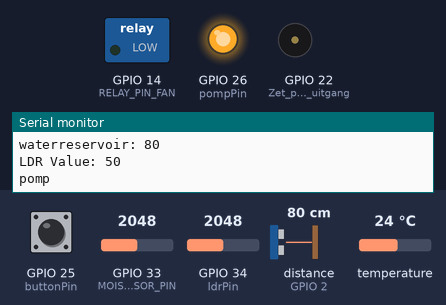
A sketch run on a simulated ESP32. Shown: switched loads named in the sketch (green lamp = pin HIGH), output pins drawn as LEDs (lit = HIGH), buzzer (waves = sounding), the last lines printed to the serial monitor. The test bench sets the inputs (shaded band); at power-on: distance to the obstacle (sensor on GPIO 2) 80 cm, GPIO 25 (buttonPin) HIGH, GPIO 33 (MOISTURE_SENSOR_PIN) = 2048, GPIO 34 (ldrPin) = 2048, temperature 24 °C. The echo pulse lasts 58.3 µs per cm; WiFi joins after 1.5 s; servers stay silent unless stated; no MQTT or app messages arrive unless stated.

Above: at 2.8 s.
2.9 s: distance to the obstacle (sensor on GPIO 2) set to 11 cm
4.4 s: distance to the obstacle (sensor on GPIO 2) set to 8 cm
At 5.8 s:
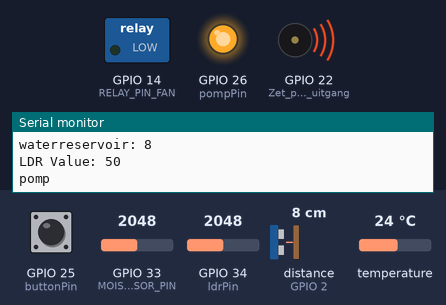
6.2 s: GPIO 25 (buttonPin) pulled LOW for 3.2 s
At 9.4 s:
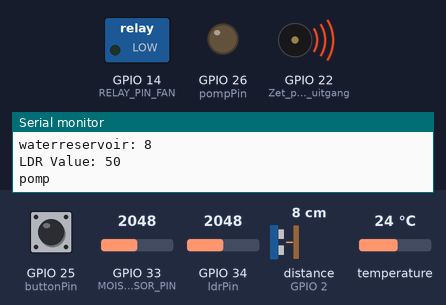
11.7 s: GPIO 25 (buttonPin) pulled LOW for 0.5 s
At 12.8 s:
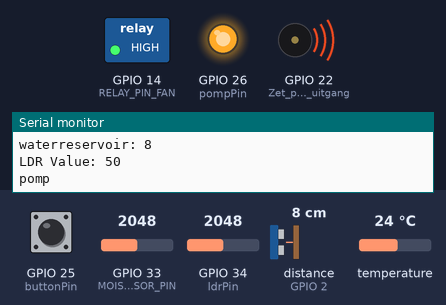
13.7 s: distance to the obstacle (sensor on GPIO 2) set to 18 cm
At 14.9 s:
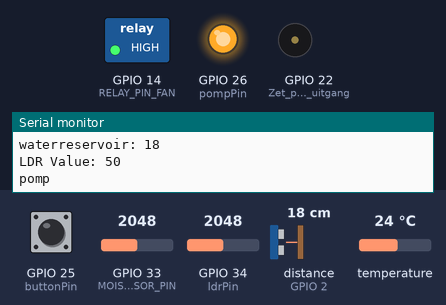
15.2 s: GPIO 25 (buttonPin) pulled LOW for 1 s
At 16.2 s:
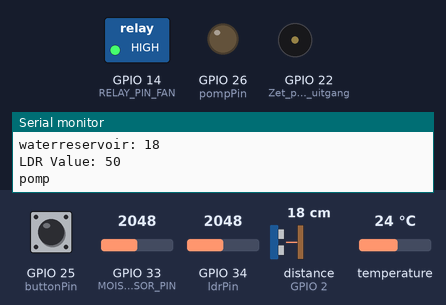
Timing chart, 0 to 20.9 s (numbered marks = the images above; inputs shaded):
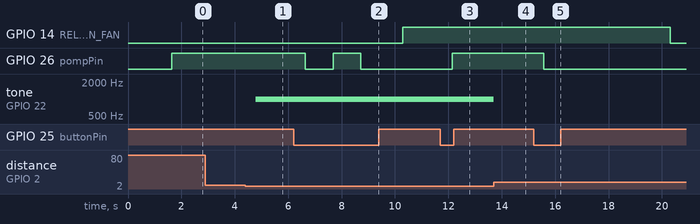

The sketch:

code_eindproject.ino
```cpp
#include <OneWire.h>
#include <DallasTemperature.h>
#include <afstandssensor.h>
#include <SPI.h>
#include <MFRC522.h>
#include <WiFi.h>  // Library for WiFi functionality
#include <PubSubClient.h>

#define RELAY_PIN_FAN 14  // Pin waarop IN1 van het 4-relaismodule is aangesloten voor de fan
#define MOISTURE_SENSOR_PIN 33
const int ldrPin = 34;
// Data wire is connected to GPIO 4
#define ONE_WIRE_BUS 27
#define RST_PIN 21  // Configurable, see typical pin layout above
#define SS_PIN 5    // Configurable, see typical pin layout above

const int buttonPin = 25;  // pin waar de knop is aangesloten
const int pompPin = 26;
bool pompState = true;  // variabele om de status van de LED bij te houden

const char* ssid = "SasHome_5GHz";
const char* password = "Quint4Willem5";

const char* mqtt_server = "192.168.0.178";
const int mqtt_port = 1883;
const char* MQTT_USER = "username";
const char* MQTT_PASSWORD = "test";
const char* MQTT_CLIENT_ID = "MQTTclient";
//Waarden
const char* MQTT_TOPICtemp = "home/serre/temperature";
const char* MQTT_TOPICvocht = "home/serre/vocht";
const char* MQTT_TOPICafstand = "home/serre/afstand";

const char* MQTT_REGEX = "home/([^/]+)/([^/]+)";


MFRC522 mfrc522(SS_PIN, RST_PIN);  // Create MFRC522 instance
WiFiClient espClient;
PubSubClient mqttClient(espClient);

// Setup a oneWire instance to communicate with any OneWire devices
OneWire oneWire(ONE_WIRE_BUS);
AfstandsSensor afstandssensor(4, 2);  // Initialiseer de afstandssensor met triggerPin op 4 en echoPin op 2.

// Pass our oneWire reference to Dallas Temperature sensor
DallasTemperature sensors(&oneWire);

unsigned long previousMillisFan = 0;     // Variabele om de tijd van de vorige relaisactivering van de fan bij te houden
unsigned long previousMillisSensor = 0;  // Variabele om de tijd van de vorige relaisactivering van de vochtigheidssensor bij te houden
const long fanInterval = 10000;          // Interval van 10 seconden (in milliseconden) voor de fan
const long fanDuration = 10000;          // Duur van de relaisactivering van de fan (in milliseconden)
bool fanState = false;                   // Hui

void setup_wifi() {
  delay(10);
  Serial.println();
  Serial.print("Verbinding maken met WiFi...");
  WiFi.begin(ssid, password);
  while (WiFi.status() != WL_CONNECTED) {
    delay(500);
    Serial.print(".");
  }
  Serial.println("");
  Serial.println("WiFi verbonden");
  Serial.println("IP adres: ");
  Serial.println(WiFi.localIP());
}

void reconnect() {
  while (!mqttClient.connected()) {
    Serial.print("Verbinding maken met MQTT-broker...");
    if (mqttClient.connect(MQTT_CLIENT_ID, MQTT_USER, MQTT_PASSWORD)) {
      Serial.println(" verbonden");

    } else {
      Serial.print(" mislukt, rc=");
      Serial.print(mqttClient.state());
      Serial.println(" opnieuw proberen in 5 seconden");
      delay(5000);
    }
  }
}

void callback(char* topic, byte* payload, unsigned int length) {
  unsigned long currentTime = millis();
  Serial.print("Message arrived [");
  Serial.print(topic);
  Serial.print("] ");
  Serial.print("Message: ");
  String bericht;
  for (int i = 0; i < length; i++) {
    bericht += ((char)payload[i]);
  }
  Serial.println(bericht);
}


void setup() {
  // Start serial communication for debugging purposes
  Serial.begin(115200);
  pinMode(RELAY_PIN_FAN, OUTPUT);
  pinMode(ONE_WIRE_BUS, INPUT);
  pinMode(MOISTURE_SENSOR_PIN, INPUT);
  pinMode(pompPin, OUTPUT);  // zet de pin van de LED als output
  pinMode(buttonPin, INPUT_PULLUP);
  pinMode(22, OUTPUT);  // Zet pin 22 als uitgang (voor de buzzer)
  pinMode(34, INPUT);
  sensors.begin();
  setup_wifi();
  mqttClient.setServer(mqtt_server, mqtt_port);
  mqttClient.setCallback(callback);
  reconnect();
  while (!Serial)
    ;                  // Do nothing if no serial port is opened (added for Arduinos based on ATMEGA32U4)
  SPI.begin();         // Init SPI bus
  mfrc522.PCD_Init();  // Init MFRC522
  Serial.println(F("Scan PICC to see UID, SAK, type, and data blocks..."));
}

void pomp() {
  if (digitalRead(buttonPin) == LOW) {
    // Toggle de status van de LED
    pompState = !pompState;
    delay(250);
  }
  if (pompState) {
    digitalWrite(pompPin, HIGH);
  } else {
    // Zet de LED aan of uit afhankelijk van de pompState
    digitalWrite(pompPin, LOW);
    // Wacht een korte tijd om debounce te simuleren
  }
  Serial.println("pomp");
}

void loop() {
  mqttClient.loop();
  pomp();
  temperatuur();
  ventilator();
  bodemvocht();
  waterbak();
  light();
  RFID();
}

void temperatuur() {
  sensors.requestTemperatures();
  float temperatureC = sensors.getTempCByIndex(0);
  // Print the temperature to the Serial Monitor
  Serial.print("Temperature: ");
  Serial.print(temperatureC);
  Serial.println(" °C");
  String temps = String(temperatureC);
  mqttClient.publish(MQTT_TOPICtemp, temps.c_str());
  Serial.println(temps);
}

void ventilator() {
  unsigned long currentMillis = millis();  // Huidige tijd in milliseconden
  // Controleer of het tijd is om de fan in te schakelen
  if (currentMillis - previousMillisFan >= fanInterval) {
    previousMillisFan = currentMillis;  // Update de tijd van de laatste activering van de fan
    // Wissel de staat van het relais voor de fan
    fanState = !fanState;
    // Schakel het relais voor de fan in of uit op basis van de huidige staat
    digitalWrite(RELAY_PIN_FAN, fanState ? HIGH : LOW);
  }
}

void bodemvocht() {
  // Lees de vochtigheidswaarde van de sensor op IN2
  float moistureValue = map(analogRead(MOISTURE_SENSOR_PIN), 0, 4096, 100, 0);

  // Stuur de vochtigheidswaarde naar de seriële monitor
  Serial.print("Vochtigheid: ");
  Serial.println(moistureValue);
  String vochts = String(moistureValue);
  mqttClient.publish(MQTT_TOPICvocht, vochts.c_str());
}

void waterbak() {
  int afstand = afstandssensor.afstandCM();
  Serial.print("waterreservoir: ");
  Serial.println(afstand);
  String afstands = String(afstand);
  mqttClient.publish(MQTT_TOPICafstand, afstands.c_str());


  if (afstand < 10) {  // Controleer of de afstand kleiner is dan 10 cm
    tone(22, 1000);    // Laat de buzzer een toon van 1000 Hz afspelen
  } else {
    noTone(22);  // Schakel de buzzer uit
  }
}

void light() {
  int ldrValue = map(analogRead(ldrPin), 0, 4096, 100, 0);

  // Print de gemeten waarde naar de seriële monitor
  Serial.print("LDR Value: ");
  Serial.println(ldrValue);
}

void RFID() {
  static String jeton = "";
  if (!mfrc522.PICC_IsNewCardPresent()) {
    return;
  }

  // Select one of the cards
  if (!mfrc522.PICC_ReadCardSerial()) {
    return;
  }
  Serial.print("UID tag :");
  String content = "";
  for (byte i = 0; i < mfrc522.uid.size; i++) {
    Serial.print(mfrc522.uid.uidByte[i] < 0x10 ? " 0" : " ");
    Serial.print(mfrc522.uid.uidByte[i], HEX);
    content.concat(String(mfrc522.uid.uidByte[i] < 0x10 ? "0" : ""));
    content.concat(String(mfrc522.uid.uidByte[i], HEX));
  }
  Serial.println();
  Serial.print("Message : ");
  content.toUpperCase();
  Serial.println(content.substring(1));

  jeton = content.substring(1);
  if (jeton == "374F913") {
    Serial.println("jeton");
  }
}
```

Measured:
- the behaviour switches between 10 and 9 cm on distance to the obstacle (sensor on GPIO 2) (found by bisection; images 0 and 1)
- after the input at 4.4 s, tone on GPIO 22 (Zet_pin_22_als_uitgang): silent → 1000 Hz after 0.38 s
- after the input at 6.2 s, GPIO 26 (pompPin): HIGH → LOW after 0.44 s, → HIGH 1.0 s later, → LOW 1.0 s later
- after the input at 11.7 s, GPIO 26 (pompPin): LOW → HIGH after 0.45 s
- after the input at 13.7 s, tone on GPIO 22 (Zet_pin_22_als_uitgang): 1000 Hz → silent at once
- after the input at 15.2 s, GPIO 14 (RELAY_PIN_FAN): HIGH → LOW after 5.1 s instead of 5.6 s; GPIO 26 (pompPin): HIGH → LOW after 0.37 s
